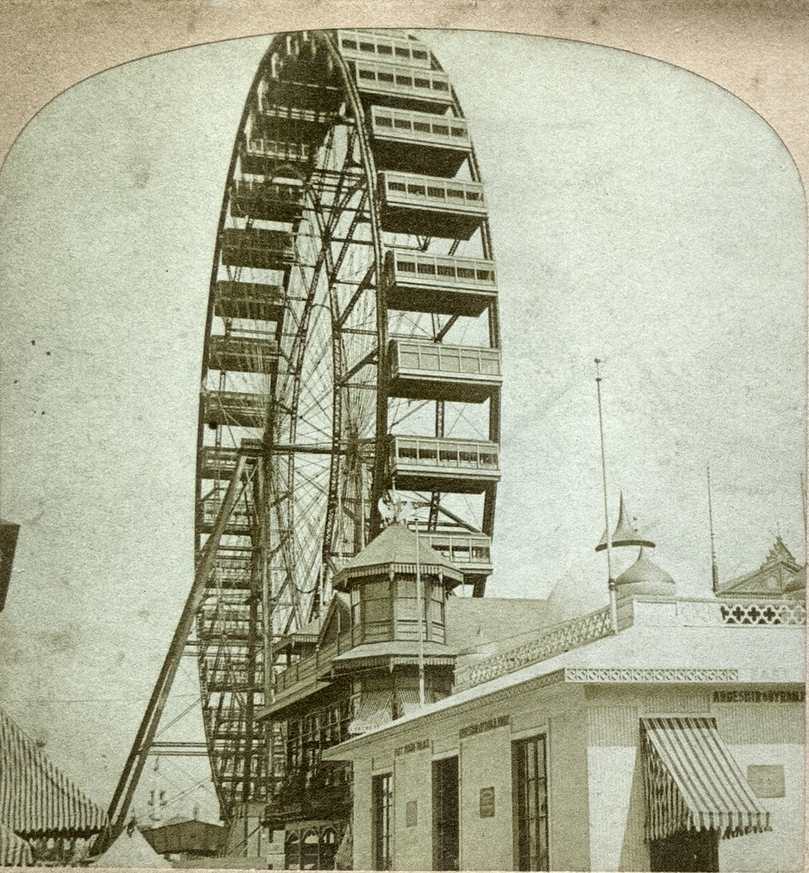
%> input picture matlab/vvr_process/image_left.png, 809 x 873 px, shrunk from 1135 x 1225 before the run
$ octave --eval "result = stereocardBox(imread('image_left.png'));"   (GNU Octave 9; MATLAB toolbox functions it lacks are replaced by stand-ins)
%> lines starting %> are read from the running program, lines starting %| are printed output that depends on the picture; in (x1, y1, x2, y2) boxes, pixels count from 0 and x2, y2 are one past the last pixel; in counts of white or black regions, pixels touching at a corner belong together; the program's own positions count from 1
function [ scBox, Iycbcr, image_gray, sliceBW, isRGB ] = stereocardBox( image_original )
%STEREOCARDBOX returns a bounding box isolating a stereocard from
%background
    cardtic = tic;

    % Find dimensions to determine if RGB or Grayscale
    imD = size(image_original);
%> imD = [873 809 3]
    imD = numel(imD);
%> imD = 3

    if imD > 2
        isRGB = 'true';
    else
        isRGB = 'false';
    end

    switch isRGB
        case 'true'
            Iycbcr = rgb2ycbcr(image_original);
%> Iycbcr: size 873x809x3 uint8; mean of channels 1, 2, 3 162.1, 117.8, 128.9

            % Split out Cb channel and invert it so the card is white
            slice1 = Iycbcr(:,:,2);
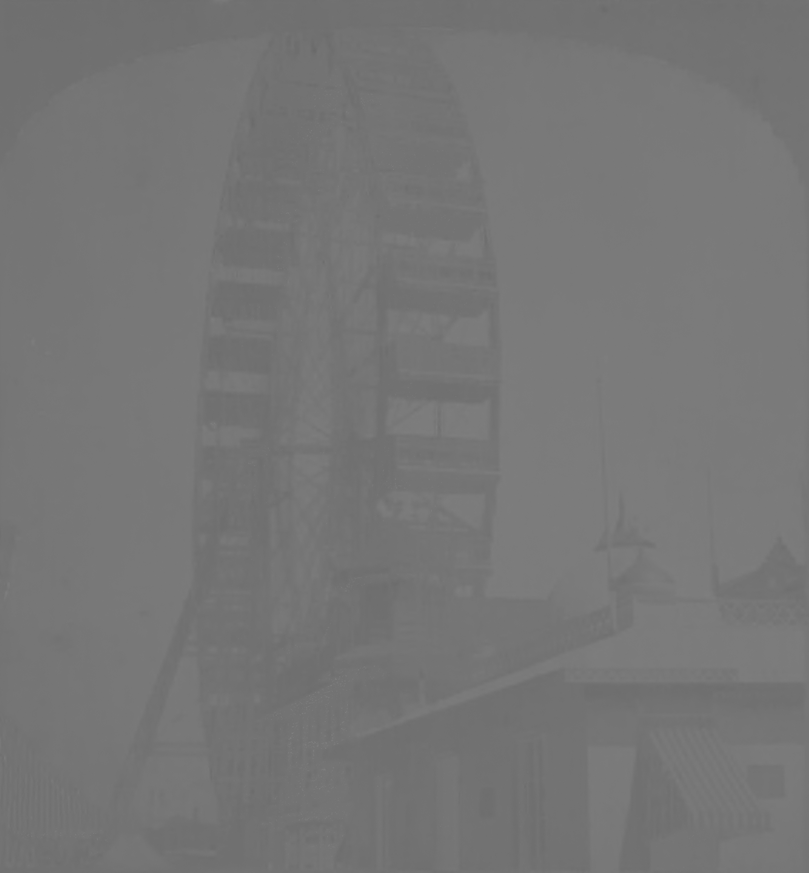
%> slice1: size 873x809 uint8; min 105, max 127, mean 117.8
            slice1 = max(slice1(:))-slice1;
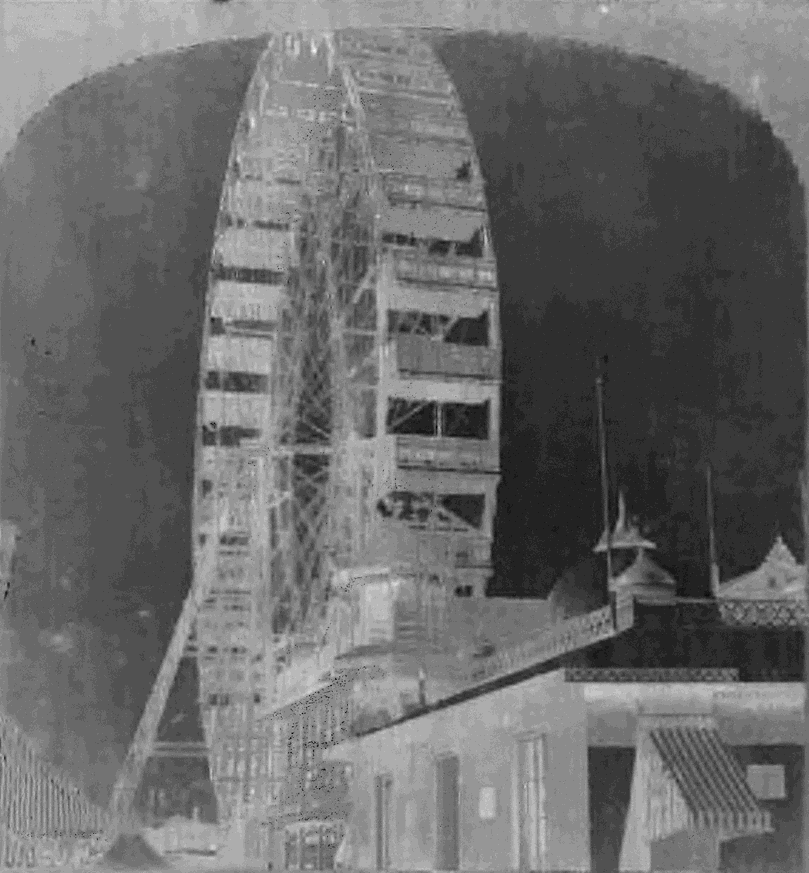
%> slice1: size 873x809 uint8; min 0, max 22, mean 9.2; drawn with min black and max white
            slice2 = Iycbcr(:,:,3);
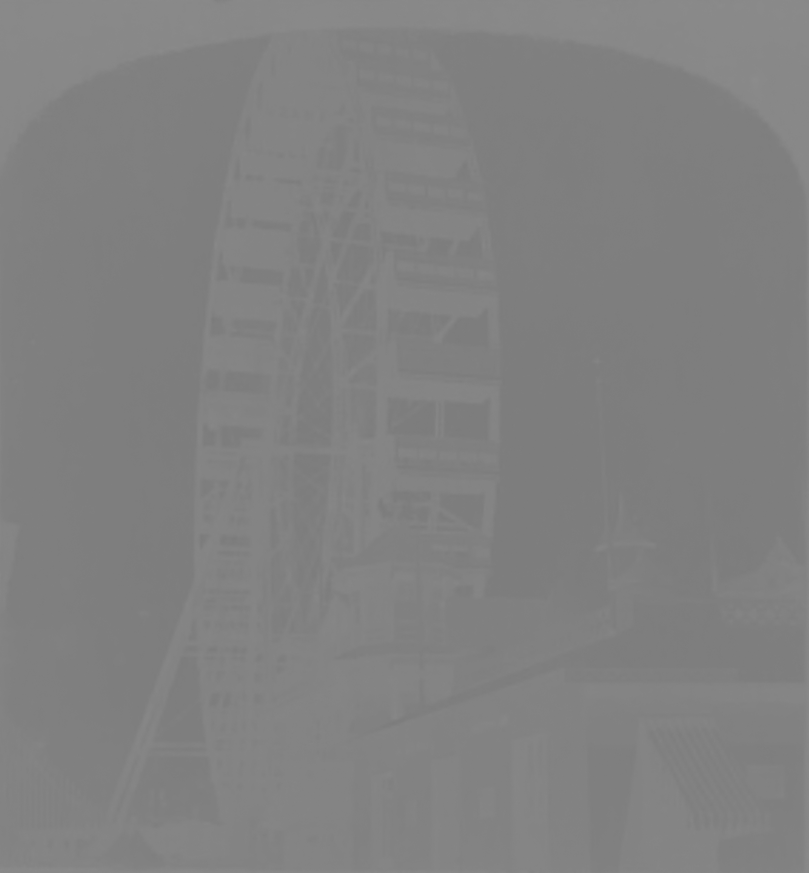
%> slice2: size 873x809 uint8; min 123, max 140, mean 128.9

            cb_range = range(slice1(:));
%> cb_range = 22
            cr_range = range(slice2(:));
%> cr_range = 17

            image_gray = slice1 + slice2;
            image_gray = mat2gray(image_gray);
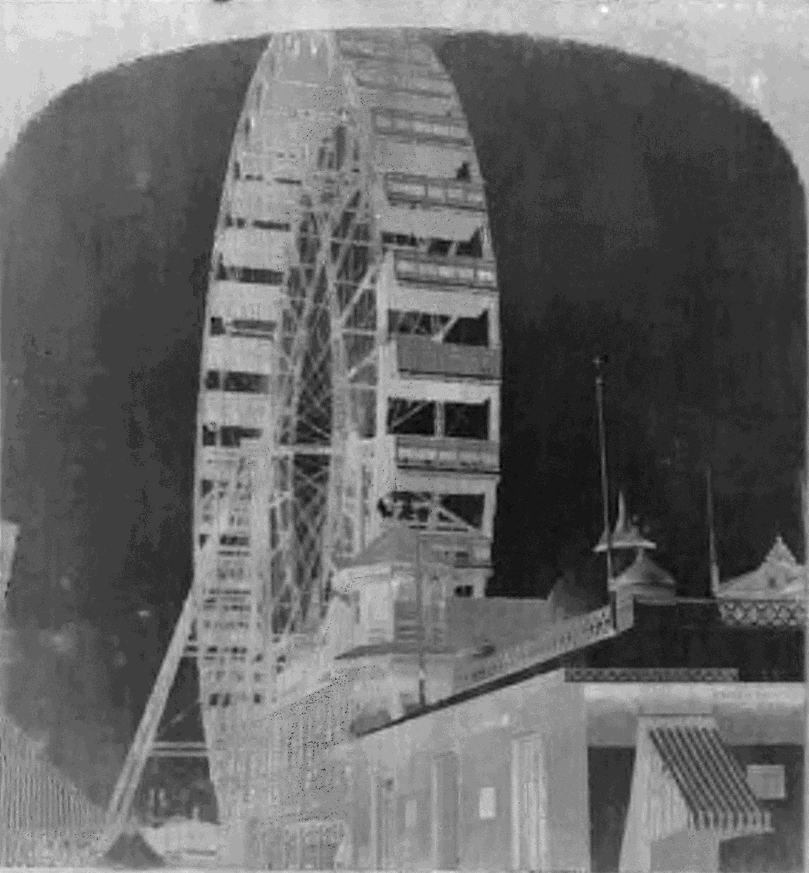
%> image_gray: size 873x809 double; min 0, max 1, mean 0.409

        case 'false'
            image_gray = mat2gray(image_original);
            fake_rgb = cat(3,image_gray,image_gray,image_gray);
            Iycbcr = rgb2ycbcr(fake_rgb);
    end

%     % Light on Dark or Dark on Light?
%     im_h = size(image_original,1);
%     im_w = size(image_original,2);
%
%     w_deci = floor(im_w/10);
%     h_deci = floor(im_h/10);
%
%     avg_bright = zeros(1,2);
%
%     % Find brightness of edges
%     edge1 = image_gray(:,1:w_deci);
%     edge2 = image_gray(:,9*w_deci:end);
%     edges = cat(2,edge1,edge2);
%     avg_bright(1) = mean(edges(:));
%
%     % Find mid/card brightness
%     center = image_gray(3*h_deci:7*h_deci,3*w_deci:7*w_deci);
%     avg_bright(2) = mean(center(:));
%
%     % Returns
%     % 1 if edges brigther
%     % 2 if interior brighter
%     [~,brighter] = max(avg_bright);
%
%     switch brighter
%         case 1 % Light Card
%             % Calculate threshold, and convert to black and white
%             [level, EM] = graythresh(image_gray);
%             if EM > 0.5
%                 sliceBW = im2bw(image_gray, level);
%             else
%                 sliceBW = im2bw(image_gray);
%             end
%
%             % Erode to quickly remove stray pixels
%             sliceBW = imerode(sliceBW,strel('diamond',11));
%
%             % Find the non-zero values (i.e. the card)
%             [r,c] = find(sliceBW);
%
%             % Bounding Box points are highest and lowest x/y values
%             x0 = min(c);
%             y0 = min(r);
%             w1 = max(c);
%             h1 = max(r);
%
%         case 2 % Dark Card
%             % invert to get brighter image
%             image_indexing = 1-image_gray;
%             image_indexing = histeq(image_indexing);
%             image_indexing = im2bw(image_indexing);
%             image_indexing = imclearborder(image_indexing);
%
%             % Morph clean-up
%             image_cleaned = imclose(image_indexing,strel('diamond',11));
%             image_filled = imfill(image_cleaned,'holes');
%
%             % label bw regions
%             L = bwlabel(image_filled);
%
%             % the most common label will be the card or the background
%             common_label = mode(L(:));
%             [r,c] = find(L==common_label);
%
%             x0 = min(c);
%             y0 = min(r);
%             w1 = max(c);
%             h1 = max(r);
%
%             if x0 == 1 || y0 == 1
%                 img_ind = L==common_label;
%                 img_ind = 1-img_ind;
%                 img_ind = imopen(img_ind,strel('diamond',9));
%
%                 [r,c] = find(img_ind);
%
%                 x0 = min(c);
%                 y0 = min(r);
%                 w1 = max(c);
%                 h1 = max(r);
%             end
%
%
%     end

    % Calculate threshold, and convert to black and white
    [level, EM] = graythresh(image_gray);
%> level = 0.422; EM = 0.753
    if EM > 0.5
        sliceBW = im2bw(image_gray, level);
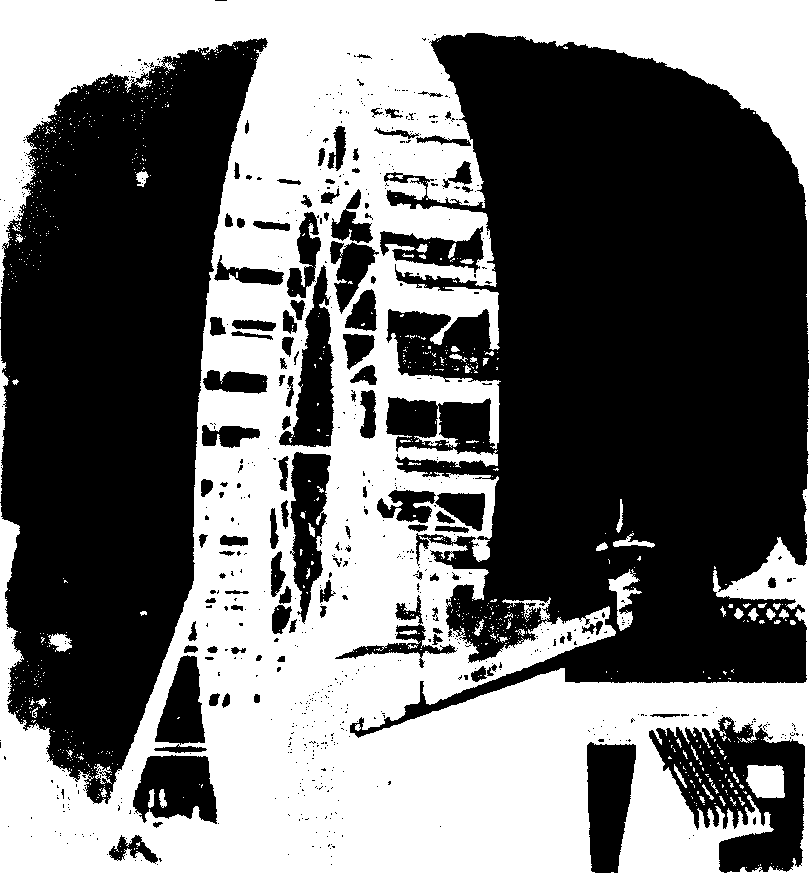
%> sliceBW: size 873x809 logical; 44.5% white; 841 white regions (771 under 20 px), largest, box (x1, y1, x2, y2) and area: (0, 0, 809, 873) 306930, (746, 765, 785, 798) 1105, (608, 569, 642, 631) 815
    else
        sliceBW = im2bw(image_gray);
    end

    % Erode to quickly remove stray pixels
    sliceBW = imerode(sliceBW,strel('disk',7));
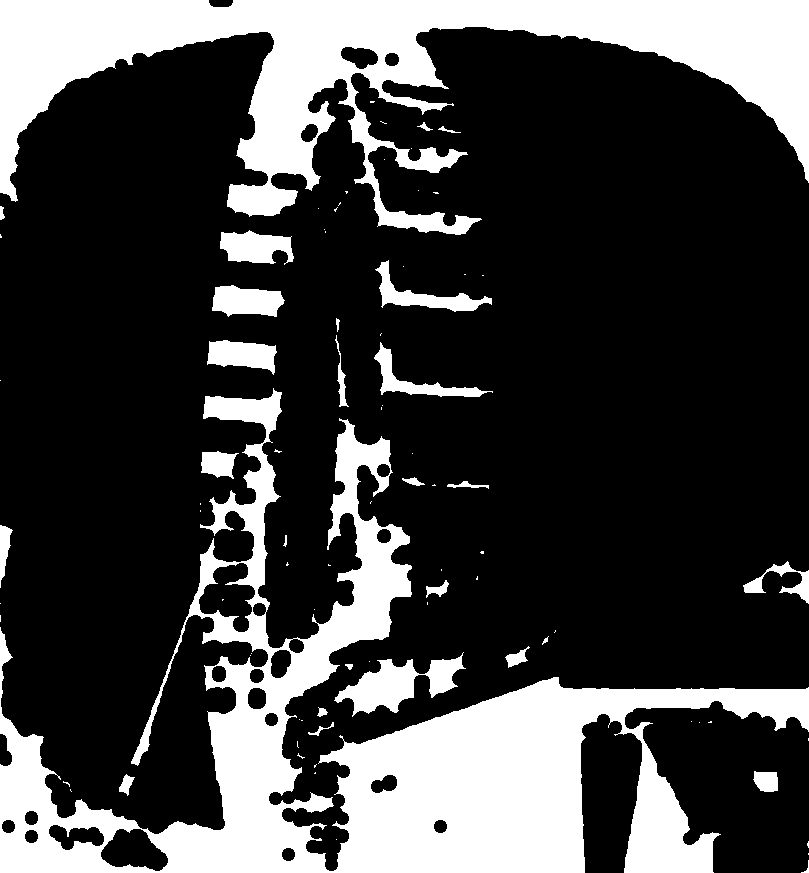
%> sliceBW: size 873x809 logical; 25.9% white; 83 white regions (55 under 20 px), largest, box (x1, y1, x2, y2) and area: (0, 388, 809, 873) 99511, (0, 0, 809, 235) 67516, (334, 652, 466, 717) 3509

    % Find the non-zero values (i.e. the card)
    [r,c] = find(sliceBW);
%> r = 182896 values from 1 to 873; c = 182896 values from 1 to 809

    % Bounding Box points are highest and lowest x/y values
    x0 = min(c);
%> x0 = 1
    y0 = min(r);
%> y0 = 1
    w1 = max(c);
%> w1 = 809
    h1 = max(r);
%> h1 = 873

    % Calculate width/height values for bounding box
    h0 = h1 - y0;
%> h0 = 872
    w0 = w1 - x0;
%> w0 = 808

    scBox = [x0,y0,w0,h0];
%> scBox = [1 1 808 872]

    cardtoc = toc(cardtic);
    disp(['cropbox cropping took: ',num2str(cardtoc)]);

end

$ run again, on matlab/vvr_process/image_right.png
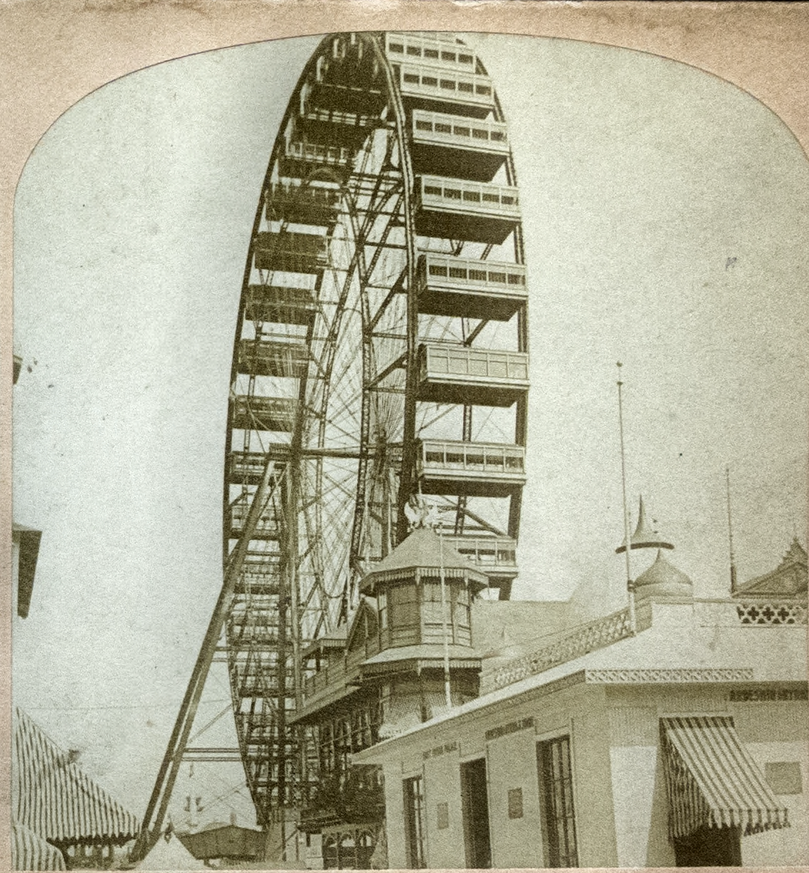
%> input picture matlab/vvr_process/image_right.png, 809 x 873 px, shrunk from 1135 x 1225 before the run
%> Iycbcr: size 873x809x3 uint8; mean of channels 1, 2, 3 164.4, 117.8, 130.3
%> cb_range = 21
%> cr_range = 19
%> in stereocardBox, `image_gray = mat2gray(image_gray);`:
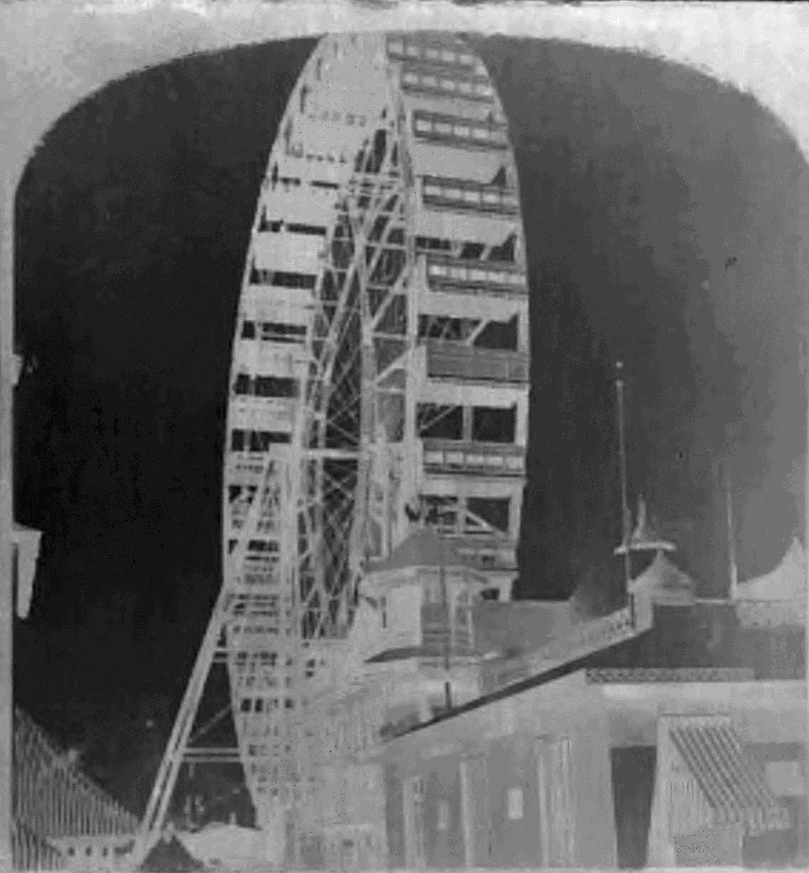
%> image_gray: size 873x809 double; min 0, max 1, mean 0.404
%> level = 0.4; EM = 0.715
%> in stereocardBox, `sliceBW = imerode(sliceBW,strel('disk',7));`:
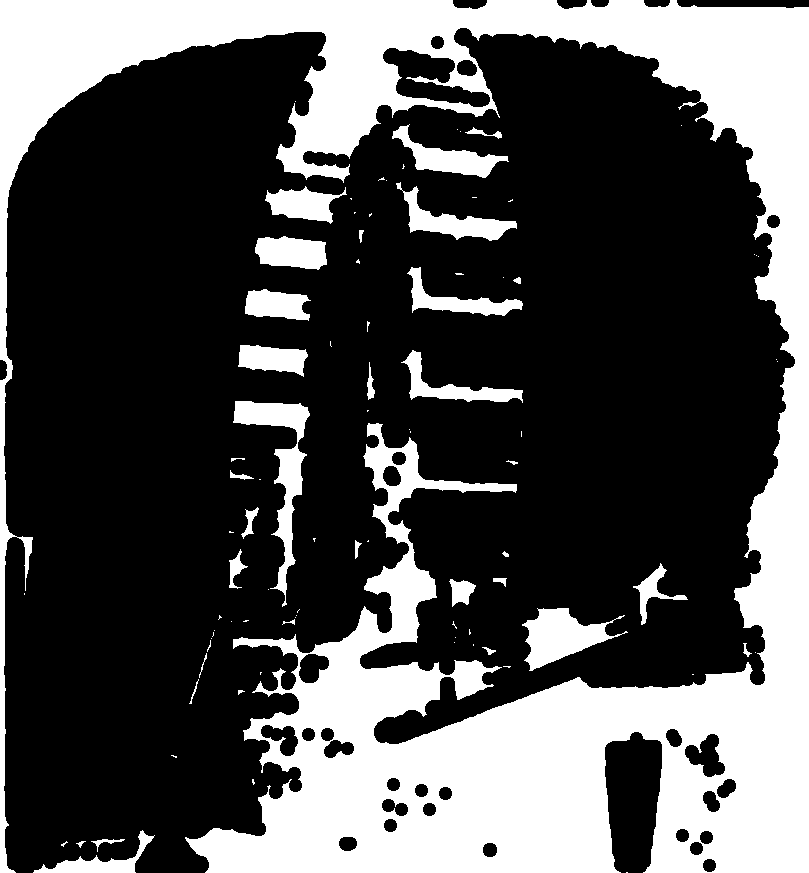
%> sliceBW: size 873x809 logical; 31.5% white; 89 white regions (56 under 20 px), largest, box (x1, y1, x2, y2) and area: (0, 0, 809, 873) 196800, (233, 401, 310, 607) 3865, (522, 608, 628, 671) 3151
%> r = 222577 values from 1 to 873; c = 222577 values from 1 to 809
%> x0 = 1
%> w1 = 809
%> h1 = 873
%> h0 = 872
%> w0 = 808
%> scBox = [1 1 808 872]
